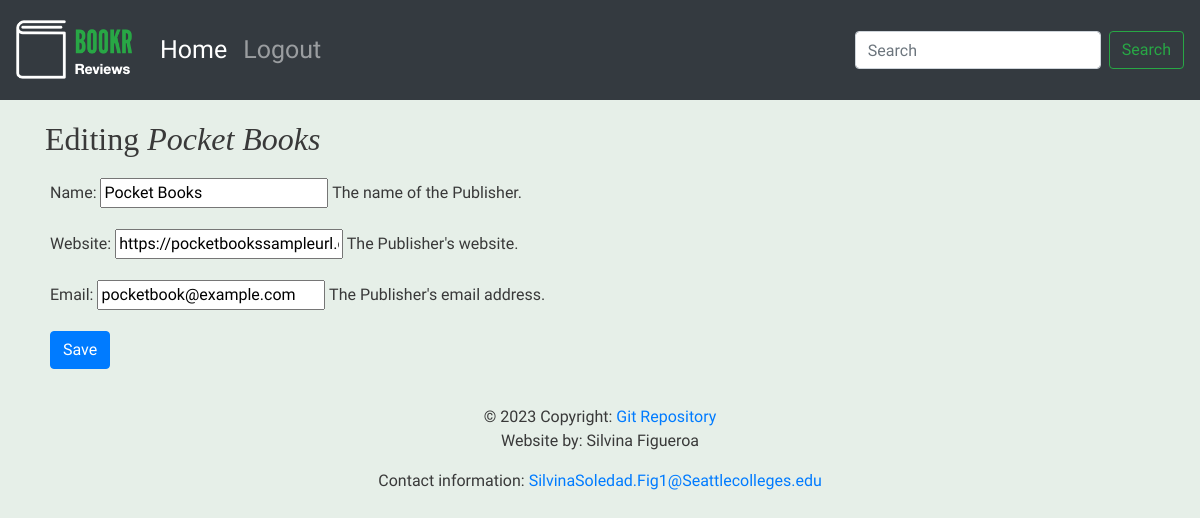
Before: /publisher/9/ with the older database file.
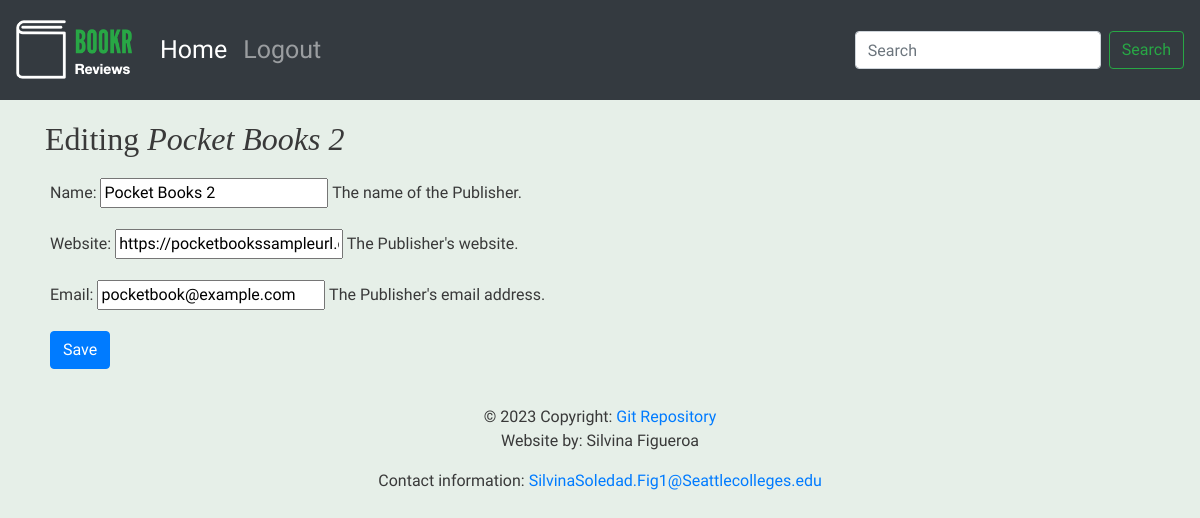
After: the same page with the newer database file.
### reviews/models.py (models this page shows)
class Publisher(models.Model):
    name = models.CharField(max_length=50,
                            help_text="The name of the Publisher.")
    website = models.URLField(help_text="The Publisher's website.")
    email = models.EmailField(help_text="The Publisher's email address.")
    def __str__(self):
        return self.name

### reviews/views.py (the view)
# urls.py: path('publisher/<int:pk>/', views.publisher_edit, name='publisher_edit'),
def publisher_edit(request, pk=None):
    if pk is not None:
        publisher = get_object_or_404(Publisher, pk=pk)
    else:
        publisher = None
    if request.method == "POST":
        form = PublisherForm(request.POST, instance=publisher)
        if form.is_valid():
            updated_publisher = form.save()
            if publisher is None:
                messages.success(request, "Publisher \"{}\" was created.".format(updated_publisher))
            else:
                messages.success(request, "Publisher \"{}\" was updated.".format(updated_publisher))
            return redirect("publisher_edit", updated_publisher.pk)
    else:
        form = PublisherForm(instance=publisher)
    return render(request, "reviews/instance-form.html",
                  {"instance": publisher, "model_type": Publisher, "form": form})

### reviews/forms.py
class PublisherForm(forms.ModelForm):
    class Meta:
        model = Publisher
        fields = '__all__'

### reviews/templates/reviews/instance-form.html (shortened to what this page needs)
{% extends 'reviews/review_base.html' %}
{% block content %}
<div style="margin-left: 20px; padding-left: 10px; padding-top: 20px;">
    <h2>
        {% if instance %}
            Editing {{ model_type }} <em>{{ instance }}</em>
        {% else %}
            New {{ model_type }}
        {% endif %}
    </h2>
</div>
  <form method="Post" {% if is_file_upload %}enctype="multipart/form-data" {% endif %} class="container">
      {{ form.as_p }}
    <button type="submit" class="btn btn-primary">
      {% if instance is not None %}
      Save
      {%else%}
      Create {%endif%}
    </button>
  </form>
{%endblock%}

Changed rows visible on the page:
changed Publisher "https://pocketbookssampleurl.com": name "Pocket Books" → "Pocket Books 2"
